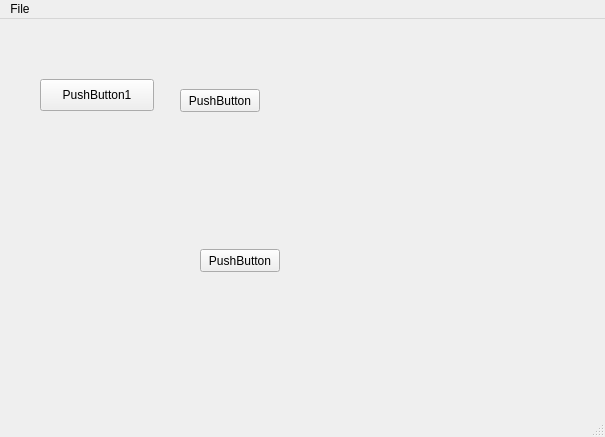
<?xml version="1.0" encoding="UTF-8"?>
<ui version="4.0">
 <class>MainWindow</class>
 <widget class="QMainWindow" name="MainWindow">
  <property name="geometry">
   <rect>
    <x>0</x>
    <y>0</y>
    <width>605</width>
    <height>437</height>
   </rect>
  </property>
  <property name="windowTitle">
   <string>MainWindow</string>
  </property>
  <widget class="QWidget" name="centralWidget">
   <widget class="QPushButton" name="pushButton">
    <property name="geometry">
     <rect>
      <x>40</x>
      <y>60</y>
      <width>114</width>
      <height>32</height>
     </rect>
    </property>
    <property name="text">
     <string>PushButton1</string>
    </property>
   </widget>
   <widget class="QPushButton" name="pushButton_2">
    <property name="geometry">
     <rect>
      <x>180</x>
      <y>70</y>
      <width>80</width>
      <height>23</height>
     </rect>
    </property>
    <property name="text">
     <string>PushButton</string>
    </property>
   </widget>
   <widget class="QPushButton" name="pushButton_3">
    <property name="geometry">
     <rect>
      <x>200</x>
      <y>230</y>
      <width>80</width>
      <height>23</height>
     </rect>
    </property>
    <property name="text">
     <string>PushButton</string>
    </property>
   </widget>
  </widget>
  <widget class="QStatusBar" name="statusBar"/>
  <widget class="QMenuBar" name="menuBar">
   <property name="geometry">
    <rect>
     <x>0</x>
     <y>0</y>
     <width>605</width>
     <height>20</height>
    </rect>
   </property>
   <widget class="QMenu" name="menuFile">
    <property name="title">
     <string>File</string>
    </property>
    <addaction name="actionQuit"/>
   </widget>
   <addaction name="menuFile"/>
  </widget>
  <action name="actionQuit">
   <property name="text">
    <string>Quit</string>
   </property>
  </action>
 </widget>
 <layoutdefault spacing="6" margin="11"/>
 <tabstops>
  <tabstop>pushButton</tabstop>
 </tabstops>
 <resources/>
 <connections>
  <connection>
   <sender>actionQuit</sender>
   <signal>triggered()</signal>
   <receiver>MainWindow</receiver>
   <slot>close()</slot>
   <hints>
    <hint type="sourcelabel">
     <x>-1</x>
     <y>-1</y>
    </hint>
    <hint type="destinationlabel">
     <x>302</x>
     <y>218</y>
    </hint>
   </hints>
  </connection>
 </connections>
 <slots>
  <slot>checkbox_on()</slot>
  <slot>checkbox_off()</slot>
  <slot>whatever()</slot>
 </slots>
</ui>
